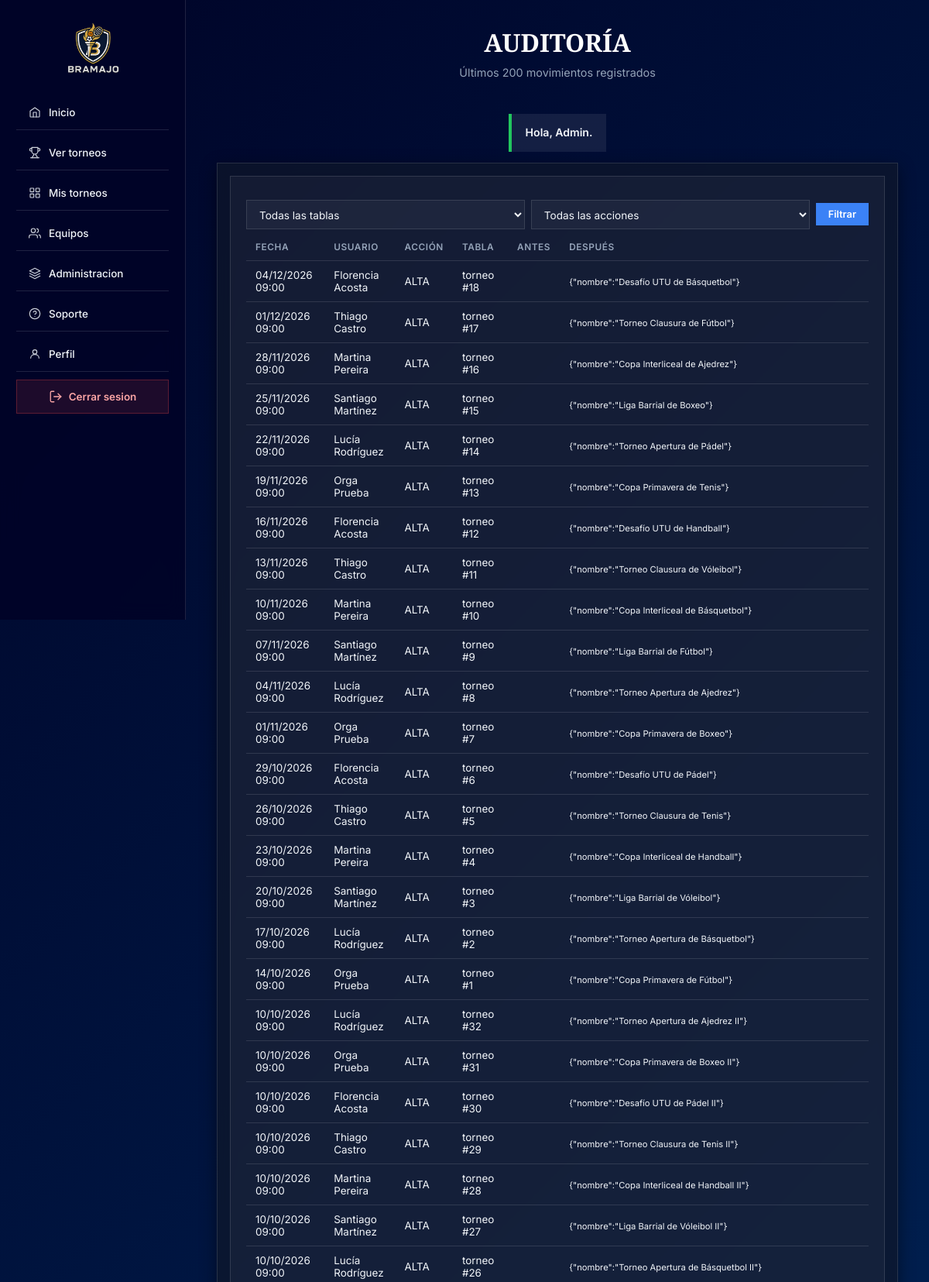
The app's page /admin/auditoria (signed in, upper part) with its own data.
### tables this page shows
CREATE TABLE auditoria (
    id_auditoria   BIGINT UNSIGNED AUTO_INCREMENT PRIMARY KEY,
    id_usuario     INT UNSIGNED NULL,
    accion         ENUM('LOGIN', 'LOGIN_FALLIDO', 'ALTA', 'MODIFICACION', 'BAJA') NOT NULL,
    tabla_afectada VARCHAR(40) NOT NULL,
    id_registro    INT UNSIGNED NULL,
    valor_anterior JSON NULL,
    valor_nuevo    JSON NULL,
    ip             VARCHAR(45) NULL,
    fecha_hora     DATETIME NOT NULL DEFAULT CURRENT_TIMESTAMP,
    FOREIGN KEY (id_usuario) REFERENCES usuario (id_usuario)
);

### app/nucleo/Controlador.php (called while the page is built, shortened)
<?php
abstract class Controlador
{
    protected function vista(string $nombre, array $datos = []): void
    {
        extract($datos);
        require __DIR__ . "/../vistas/$nombre.php";
    }
}

### app/controladores/AdminControlador.php (called while the page is built, shortened)
<?php
class AdminControlador extends Controlador
{
    public function auditoria(): void
    {
        $tabla = $_GET['tabla'] ?? '';
        $accion = $_GET['accion'] ?? '';
        $this->vista('admin/auditoria', [
            'titulo' => 'Auditoría',
            'registros' => Auditoria::buscar($tabla, $accion),
            'tabla' => $tabla,
            'accion' => $accion,
        ]);
    }
}

### public/index.php (called while the page is built, shortened)
<?php
require __DIR__ . '/../app/nucleo/Validador.php';
require __DIR__ . '/../app/vistas/ayudas.php';
$ruta = $_SERVER['REQUEST_METHOD'] . ' ' . rtrim(parse_url($_SERVER['REQUEST_URI'], PHP_URL_PATH), '/');
$ruta = $ruta === $_SERVER['REQUEST_METHOD'] . ' ' ? $_SERVER['REQUEST_METHOD'] . ' /' : $ruta;
try {
    [$clase, $metodo] = $rutas[$ruta] ?? [PublicoControlador::class, 'noExiste'];
    (new $clase())->$metodo();
} catch (PDOException $error) {
    error_log($error->getMessage());
    http_response_code(500);
    echo 'Ocurrió un error. Intentá de nuevo más tarde.';
}

### app/nucleo/Conexion.php (called while the page is built, shortened)
<?php
class Conexion
{
    private static ?PDO $pdo = null;
    public static function obtener(): PDO
    {
        if (self::$pdo === null) {
            $dsn = getenv('DB_DSN') ?: 'mysql:host=' . (getenv('DB_HOST') ?: 'localhost') . ';dbname=bramajo;charset=utf8mb4';
            if (str_starts_with($dsn, 'sqlite:') && class_exists(\Pdo\Sqlite::class)) {
                self::$pdo = new \Pdo\Sqlite($dsn, getenv('DB_USUARIO') ?: null, getenv('DB_CLAVE') ?: null, [
                    PDO::ATTR_ERRMODE => PDO::ERRMODE_EXCEPTION,
                    PDO::ATTR_DEFAULT_FETCH_MODE => PDO::FETCH_ASSOC,
                    PDO::ATTR_EMULATE_PREPARES => false,
                ]);
            } else {
                self::$pdo = new PDO($dsn, getenv('DB_USUARIO') ?: 'bramajo_app', getenv('DB_CLAVE') ?: '', [
                    PDO::ATTR_ERRMODE => PDO::ERRMODE_EXCEPTION,
                    PDO::ATTR_DEFAULT_FETCH_MODE => PDO::FETCH_ASSOC,
                    PDO::ATTR_EMULATE_PREPARES => false,
                ]);
            }
        }
        return self::$pdo;
    }
    public static function consultar(string $sql, array $valores = []): PDOStatement
    {
        $stmt = self::obtener()->prepare($sql);
        $stmt->execute($valores);
        return $stmt;
    }
}

### app/modelos/Auditoria.php (called while the page is built, shortened)
<?php
class Auditoria
{
    public static function buscar(string $tabla = '', string $accion = ''): array
    {
        return Conexion::consultar(
            "SELECT a.*, CONCAT(u.nombre, ' ', u.apellido) AS usuario
             FROM auditoria a LEFT JOIN usuario u ON u.id_usuario = a.id_usuario
             WHERE (? = '' OR a.tabla_afectada = ?) AND (? = '' OR a.accion = ?)
             ORDER BY a.id_auditoria DESC LIMIT 200",
            [$tabla, $tabla, $accion, $accion]
        )->fetchAll();
    }
}

### app/vistas/ayudas.php (called while the page is built, shortened)
<?php
function fecha(?string $fecha, bool $hora = false): string
{
    return $fecha ? date($hora ? 'd/m/Y H:i' : 'd/m/Y', strtotime($fecha)) : '';
}

### app/nucleo/Validador.php (called while the page is built, shortened)
<?php
class Validador
{
    public static function escapar(?string $texto): string
    {
        return htmlspecialchars($texto ?? '', ENT_QUOTES | ENT_SUBSTITUTE, 'UTF-8');
    }
}
function e(?string $texto): string
{
    return Validador::escapar($texto);
}

### app/vistas/admin/auditoria.php (the view, shortened to what this page needs)
<?php
$tablas = ['usuario', 'torneo', 'organizador_torneo', 'equipo', 'integrante_equipo', 'participante', 'ronda', 'enfrentamiento', 'modulo_competencia'];
$acciones = ['LOGIN', 'LOGIN_FALLIDO', 'ALTA', 'MODIFICACION', 'BAJA'];
require __DIR__ . '/../base/gestion_arriba.php';
?>
<div class="formulario">
	<section class="bloque">
		<form method="get" class="en-linea">
			<select name="tabla"><option value="">Todas las tablas</option><?= opciones(array_combine($tablas, $tablas), $tabla) ?></select>
			<select name="accion"><option value="">Todas las acciones</option><?= opciones(array_combine($acciones, $acciones), $accion) ?></select>
			<button class="boton-chico">Filtrar</button>
		</form>
		<div class="tabla-scroll">
			<table class="tabla">
				<tr><th>Fecha</th><th>Usuario</th><th>Acción</th><th>Tabla</th><th>Antes</th><th>Después</th><th>IP</th></tr>
				<?php foreach ($registros as $r): ?>
					<tr>
						<td><?= fecha($r['fecha_hora'], true) ?></td><td><?= e($r['usuario'] ?? '-') ?></td><td><?= e($r['accion']) ?></td>
						<td><?= e($r['tabla_afectada']) ?> #<?= $r['id_registro'] ?></td>
						<td><small><?= e($r['valor_anterior']) ?></small></td><td><small><?= e($r['valor_nuevo']) ?></small></td><td><?= e($r['ip']) ?></td>
					</tr>
				<?php endforeach; ?>
			</table>
		</div>
	</section>
</div>
<?php require __DIR__ . '/../base/gestion_abajo.php'; ?>

### public/css/crearTorneo.css (style rules this page uses)
.formulario { width: 100%; max-width: 880px; padding: 16px; background: rgba(15, 23, 42, 0.7); border: 1px solid var(--color-border); backdrop-filter: blur(10px); box-shadow: var(--shadow-md); }
.bloque { width: 100%; padding: 24px 20px; margin-bottom: 16px; background: var(--color-surface); border: 1px solid var(--color-border); }
.bloque:last-of-type { margin-bottom: 0; }

### public/css/comun.css (style rules this page uses)
:root { --color-bg-start: #000428; --color-bg-end: #004e92; --color-surface: rgba(255, 255, 255, 0.04); --color-surface-2: rgba(255, 255, 255, 0.08); --color-border: rgba(255, 255, 255, 0.12); --color-primary: #3b82f6; --color-primary-h: #2563eb; --color-accent: #60a5fa; --color-danger: #ef4444; --color-success: #22c55e; --color-warning: #facc15; --color-text: #f1f5f9; --color-text-muted: #94a3b8; --color-text-dark: #0f172a; --sidebar-w: 240px; --shadow-sm: 0 2px 8px rgba(0, 0, 0, .35); --shadow-md: 0 6px 20px rgba(0, 0, 0, .45); --shadow-lg: 0 12px 35px rgba(0, 0, 0, .55); --transition: 0.25s cubic-bezier(.4, 0, .2, 1); }
*, *::before, *::after { margin: 0; padding: 0; box-sizing: border-box; }
html { scroll-behavior: smooth; overflow-x: hidden; }
body { min-height: 100vh; font-family: "Inter", system-ui, sans-serif; color: var(--color-text); background: linear-gradient(135deg, var(--color-bg-start) 0%, var(--color-bg-end) 100%); background-attachment: fixed; overflow-x: hidden; }
p, label, span, a, button, input, select, textarea { font-family: "Inter", system-ui, sans-serif; }
.tabla { width: 100%; border-collapse: collapse; font-size: 0.84rem; }
.tabla th { padding: 10px 12px; text-align: left; font-size: 0.74rem; font-weight: 600; text-transform: uppercase; letter-spacing: .05em; color: var(--color-text-muted); border-bottom: 1px solid var(--color-border); }
.tabla td { padding: 10px 12px; border-bottom: 1px solid var(--color-border); }
.tabla-scroll { overflow-x: auto; }
.en-linea { display: flex; flex-wrap: wrap; gap: 8px; align-items: center; margin: 6px 0; }
.en-linea select, .en-linea input { flex: 1; min-width: 160px; padding: 9px 12px; border: 1px solid var(--color-border); background: var(--color-surface); color: var(--color-text); font-size: 0.85rem; outline: none; transition: border-color var(--transition); }
.boton-chico { display: inline-flex; align-items: center; gap: 5px; padding: 7px 16px; border: none; background: var(--color-primary); color: #fff; font-size: 0.8rem; font-weight: 600; cursor: pointer; text-decoration: none; transition: background var(--transition), transform var(--transition); white-space: nowrap; }
.bloque .tabla, .bloque .tabla a { color: var(--color-text); }

### records on screen
auditoria: fecha_hora "04/12/2026 09:00", usuario "Florencia Acosta", accion "ALTA", tabla_afectada "torneo", id_registro "18", valor_nuevo "{\"nombre\":\"Desafío UTU de Básquetbol\"}"
auditoria: fecha_hora "01/12/2026 09:00", usuario "Thiago Castro", accion "ALTA", tabla_afectada "torneo", id_registro "17", valor_nuevo "{\"nombre\":\"Torneo Clausura de Fútbol\"}"
auditoria: fecha_hora "28/11/2026 09:00", usuario "Martina Pereira", accion "ALTA", tabla_afectada "torneo", id_registro "16", valor_nuevo "{\"nombre\":\"Copa Interliceal de Ajedrez\"}"
auditoria: fecha_hora "25/11/2026 09:00", usuario "Santiago Martínez", accion "ALTA", tabla_afectada "torneo", id_registro "15", valor_nuevo "{\"nombre\":\"Liga Barrial de Boxeo\"}"
auditoria: fecha_hora "22/11/2026 09:00", usuario "Lucía Rodríguez", accion "ALTA", tabla_afectada "torneo", id_registro "14", valor_nuevo "{\"nombre\":\"Torneo Apertura de Pádel\"}"
auditoria: fecha_hora "19/11/2026 09:00", usuario "Orga Prueba", accion "ALTA", tabla_afectada "torneo", id_registro "13", valor_nuevo "{\"nombre\":\"Copa Primavera de Tenis\"}"
auditoria: fecha_hora "16/11/2026 09:00", usuario "Florencia Acosta", accion "ALTA", tabla_afectada "torneo", id_registro "12", valor_nuevo "{\"nombre\":\"Desafío UTU de Handball\"}"
auditoria: fecha_hora "13/11/2026 09:00", usuario "Thiago Castro", accion "ALTA", tabla_afectada "torneo", id_registro "11", valor_nuevo "{\"nombre\":\"Torneo Clausura de Vóleibol\"}"
auditoria: fecha_hora "10/11/2026 09:00", usuario "Martina Pereira", accion "ALTA", tabla_afectada "torneo", id_registro "10", valor_nuevo "{\"nombre\":\"Copa Interliceal de Básquetbol\"}"
auditoria: fecha_hora "07/11/2026 09:00", usuario "Santiago Martínez", accion "ALTA", tabla_afectada "torneo", id_registro "9", valor_nuevo "{\"nombre\":\"Liga Barrial de Fútbol\"}"
auditoria: fecha_hora "04/11/2026 09:00", usuario "Lucía Rodríguez", accion "ALTA", tabla_afectada "torneo", id_registro "8", valor_nuevo "{\"nombre\":\"Torneo Apertura de Ajedrez\"}"
auditoria: fecha_hora "01/11/2026 09:00", usuario "Orga Prueba", accion "ALTA", tabla_afectada "torneo", id_registro "7", valor_nuevo "{\"nombre\":\"Copa Primavera de Boxeo\"}"
auditoria: fecha_hora "29/10/2026 09:00", usuario "Florencia Acosta", accion "ALTA", tabla_afectada "torneo", id_registro "6", valor_nuevo "{\"nombre\":\"Desafío UTU de Pádel\"}"
auditoria: fecha_hora "26/10/2026 09:00", usuario "Thiago Castro", accion "ALTA", tabla_afectada "torneo", id_registro "5", valor_nuevo "{\"nombre\":\"Torneo Clausura de Tenis\"}"
auditoria: fecha_hora "23/10/2026 09:00", usuario "Martina Pereira", accion "ALTA", tabla_afectada "torneo", id_registro "4", valor_nuevo "{\"nombre\":\"Copa Interliceal de Handball\"}"
auditoria: fecha_hora "20/10/2026 09:00", usuario "Santiago Martínez", accion "ALTA", tabla_afectada "torneo", id_registro "3", valor_nuevo "{\"nombre\":\"Liga Barrial de Vóleibol\"}"
auditoria: fecha_hora "17/10/2026 09:00", usuario "Lucía Rodríguez", accion "ALTA", tabla_afectada "torneo", id_registro "2", valor_nuevo "{\"nombre\":\"Torneo Apertura de Básquetbol\"}"
auditoria: fecha_hora "14/10/2026 09:00", usuario "Orga Prueba", accion "ALTA", tabla_afectada "torneo", id_registro "1", valor_nuevo "{\"nombre\":\"Copa Primavera de Fútbol\"}"
auditoria: fecha_hora "10/10/2026 09:00", usuario "Lucía Rodríguez", accion "ALTA", tabla_afectada "torneo", id_registro "32", valor_nuevo "{\"nombre\":\"Torneo Apertura de Ajedrez II\"}"
auditoria: fecha_hora "10/10/2026 09:00", usuario "Orga Prueba", accion "ALTA", tabla_afectada "torneo", id_registro "31", valor_nuevo "{\"nombre\":\"Copa Primavera de Boxeo II\"}"
auditoria: fecha_hora "10/10/2026 09:00", usuario "Florencia Acosta", accion "ALTA", tabla_afectada "torneo", id_registro "30", valor_nuevo "{\"nombre\":\"Desafío UTU de Pádel II\"}"
auditoria: fecha_hora "10/10/2026 09:00", usuario "Thiago Castro", accion "ALTA", tabla_afectada "torneo", id_registro "29", valor_nuevo "{\"nombre\":\"Torneo Clausura de Tenis II\"}"
auditoria: fecha_hora "10/10/2026 09:00", usuario "Martina Pereira", accion "ALTA", tabla_afectada "torneo", id_registro "28", valor_nuevo "{\"nombre\":\"Copa Interliceal de Handball II\"}"
auditoria: fecha_hora "10/10/2026 09:00", usuario "Santiago Martínez", accion "ALTA", tabla_afectada "torneo", id_registro "27", valor_nuevo "{\"nombre\":\"Liga Barrial de Vóleibol II\"}"
auditoria: fecha_hora "10/10/2026 09:00", usuario "Lucía Rodríguez", accion "ALTA", tabla_afectada "torneo", id_registro "26", valor_nuevo "{\"nombre\":\"Torneo Apertura de Básquetbol II\"}"

### other values on screen
mb_strtoupper($titulo) "AUDITORÍA"
$subtitulo "Últimos 200 movimientos registrados"
$mensaje['texto'] "Hola, Admin."
